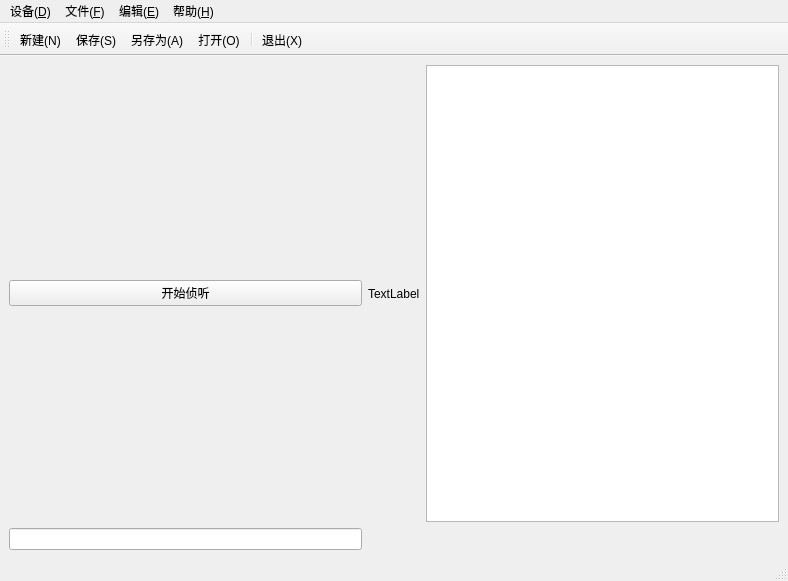
<?xml version="1.0" encoding="UTF-8"?>
<ui version="4.0">
 <class>MainWindow</class>
 <widget class="QMainWindow" name="MainWindow">
  <property name="geometry">
   <rect>
    <x>0</x>
    <y>0</y>
    <width>788</width>
    <height>581</height>
   </rect>
  </property>
  <property name="windowTitle">
   <string>MainWindow</string>
  </property>
  <widget class="QWidget" name="centralwidget">
   <layout class="QGridLayout" name="gridLayout">
    <item row="0" column="1">
     <widget class="QLabel" name="statusLabel">
      <property name="text">
       <string>TextLabel</string>
      </property>
     </widget>
    </item>
    <item row="0" column="0">
     <widget class="QPushButton" name="btn_listen">
      <property name="text">
       <string>开始侦听</string>
      </property>
     </widget>
    </item>
    <item row="0" column="2">
     <widget class="QTextEdit" name="textEdit"/>
    </item>
    <item row="1" column="0">
     <widget class="QLineEdit" name="le_command"/>
    </item>
   </layout>
  </widget>
  <widget class="QMenuBar" name="menubar">
   <property name="geometry">
    <rect>
     <x>0</x>
     <y>0</y>
     <width>788</width>
     <height>21</height>
    </rect>
   </property>
   <widget class="QMenu" name="menu_F">
    <property name="title">
     <string>文件(&amp;F)</string>
    </property>
    <addaction name="action_Create"/>
    <addaction name="action_Open"/>
    <addaction name="action_Save"/>
    <addaction name="action_SaveAs"/>
   </widget>
   <widget class="QMenu" name="menu_E">
    <property name="title">
     <string>编辑(&amp;E)</string>
    </property>
   </widget>
   <widget class="QMenu" name="menu_H">
    <property name="title">
     <string>帮助(&amp;H)</string>
    </property>
   </widget>
   <widget class="QMenu" name="menu">
    <property name="title">
     <string>设备(&amp;D)</string>
    </property>
    <addaction name="action_link"/>
    <addaction name="action_Exit"/>
   </widget>
   <addaction name="menu"/>
   <addaction name="menu_F"/>
   <addaction name="menu_E"/>
   <addaction name="menu_H"/>
  </widget>
  <widget class="QStatusBar" name="statusbar"/>
  <widget class="QToolBar" name="toolBar">
   <property name="windowTitle">
    <string>toolBar</string>
   </property>
   <attribute name="toolBarArea">
    <enum>TopToolBarArea</enum>
   </attribute>
   <attribute name="toolBarBreak">
    <bool>false</bool>
   </attribute>
   <addaction name="action_Create"/>
   <addaction name="action_Save"/>
   <addaction name="action_SaveAs"/>
   <addaction name="action_Open"/>
   <addaction name="separator"/>
   <addaction name="action_Exit"/>
  </widget>
  <action name="action_Create">
   <property name="icon">
    <iconset resource="myResources.qrc">
     <normaloff>:/myImages/E:/Download/Icon/file-add.png</normaloff>:/myImages/E:/Download/Icon/file-add.png</iconset>
   </property>
   <property name="text">
    <string>新建(&amp;N)</string>
   </property>
   <property name="shortcut">
    <string>Ctrl+N</string>
   </property>
  </action>
  <action name="action_Open">
   <property name="icon">
    <iconset resource="myResources.qrc">
     <normaloff>:/myImages/E:/Download/Icon/folder-open.png</normaloff>:/myImages/E:/Download/Icon/folder-open.png</iconset>
   </property>
   <property name="text">
    <string>打开(&amp;O)</string>
   </property>
   <property name="shortcut">
    <string>Ctrl+O</string>
   </property>
  </action>
  <action name="action_Save">
   <property name="icon">
    <iconset resource="myResources.qrc">
     <normaloff>:/myImages/E:/Download/Icon/folder (1).png</normaloff>:/myImages/E:/Download/Icon/folder (1).png</iconset>
   </property>
   <property name="text">
    <string>保存(&amp;S)</string>
   </property>
   <property name="shortcut">
    <string>Ctrl+S</string>
   </property>
  </action>
  <action name="action_SaveAs">
   <property name="icon">
    <iconset resource="myResources.qrc">
     <normaloff>:/myImages/E:/Download/Icon/fund.png</normaloff>:/myImages/E:/Download/Icon/fund.png</iconset>
   </property>
   <property name="text">
    <string>另存为(&amp;A)</string>
   </property>
  </action>
  <action name="action_Exit">
   <property name="icon">
    <iconset resource="myResources.qrc">
     <normaloff>:/myImages/E:/Download/Icon/pause-circle (1).png</normaloff>:/myImages/E:/Download/Icon/pause-circle (1).png</iconset>
   </property>
   <property name="text">
    <string>退出(&amp;X)</string>
   </property>
   <property name="shortcut">
    <string>Ctrl+Q</string>
   </property>
  </action>
  <action name="action_link">
   <property name="icon">
    <iconset resource="myResources.qrc">
     <normaloff>:/myImages/E:/Download/Icon/fund.png</normaloff>:/myImages/E:/Download/Icon/fund.png</iconset>
   </property>
   <property name="text">
    <string>连接(&amp;L)</string>
   </property>
   <property name="shortcut">
    <string>Ctrl+L</string>
   </property>
  </action>
 </widget>
 <resources>
  <include location="myResources.qrc"/>
 </resources>
 <connections/>
</ui>
